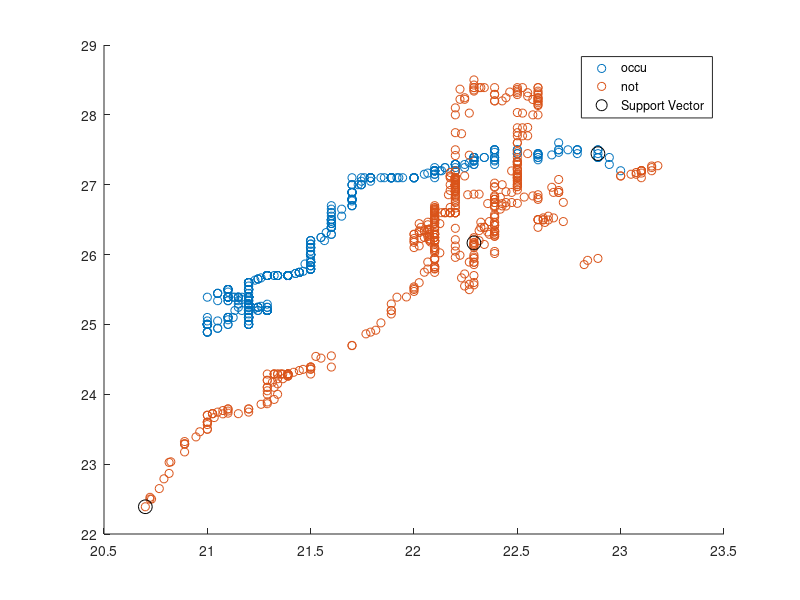

Write the MATLAB code that produced this figure. (Note: this script raises an error after producing the figure.)
clear;
clc;

%% Load data and Related element
% pre-set element
NUM_LABEL0_DATA = 502;
NUM_LABEL1_DATA = 502;
K_FOLD = 10;

% kernel function
TASK1_KF = "linear";
TASK2_KF = "rbf";

% load data
label0_data = importdata("datalabel0.txt");
label1_data = importdata("datalabel1.txt");
NUM_LABEL0_DATA = min(NUM_LABEL0_DATA, size(label0_data, 1));
NUM_LABEL1_DATA = min(NUM_LABEL1_DATA, size(label1_data, 1));

% Get the dataset and shuffle the list
data_all = [label0_data(1:NUM_LABEL0_DATA,:); label1_data(1:NUM_LABEL1_DATA,:)];
ir = randperm(NUM_LABEL0_DATA + NUM_LABEL1_DATA);
data_all = data_all(ir,:);

%% Classification model
ctrain_start = tic;
model_classification = fitcsvm(data_all(:,1:5),data_all(:,6), 'KernelFunction',TASK1_KF, 'BoxConstraint',1);
ctrain_elapsed = toc(ctrain_start);
sv = model_classification.SupportVectors;

figure
gscatter(data_all(:,1),data_all(:,2),data_all(:,6))
hold on
plot(sv(:,1),sv(:,2),'ko','MarkerSize',10)
legend('occu','not','Support Vector')
hold off

%% task2 - Brute Force
param_grid.c = 10.^(-5:5);

if TASK2_KF == "rbf"
    param_grid.sigma = 10.^(-5:5);
elseif TASK2_KF == "polynomial"
    param_grid.q = (2:5);
else
    error("Invalid kernel function");
end

task2_start = tic;
[optimise_hyperparameters, op_stats, opt_acc] = GridSearchCV(data_all(:, 1:5), data_all(:,6), param_grid, TASK2_KF, K_FOLD);
tast2_end = toc(task2_start);

fprintf("Optimisation of hyper-parameter done in: %f seconds.\n",tast2_end);
for i = 1 : length(op_stats)
    fprintf("Combination: %d | c: %f | sigma: %f | acc: %f\n", i, op_stats(i).c, op_stats(i).sigma, op_stats(i).acc);
end
fprintf("\nOptimise Combition is c: %f, sigma/q: %f\n", optimise_hyperparameters(1,1), optimise_hyperparameters(1,2));